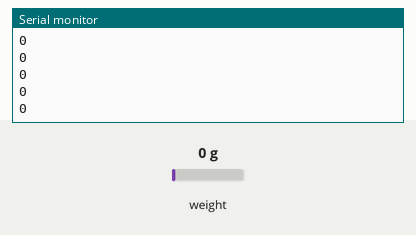
The sketch below on a simulated Arduino Uno, built with avr-gcc and run on an emulated ATmega328P. On the bench: the last lines printed to the serial monitor. The test bench sets the inputs (shaded band); at power-on: weight on the scale 0 g.

Above: at 1.2 s.
1.3 s: weight on the scale set to 100 g
At 1.31 s:
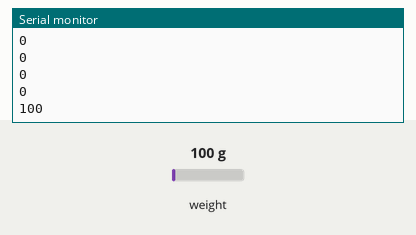
2.8 s: weight on the scale set to 1250 g
At 2.82 s:
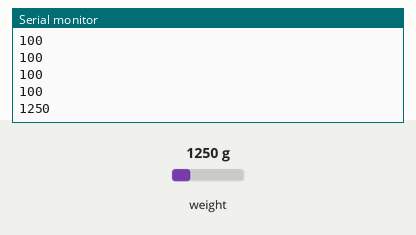
Timing chart, 0 to 5.8 s (numbered marks = the images above; inputs shaded):
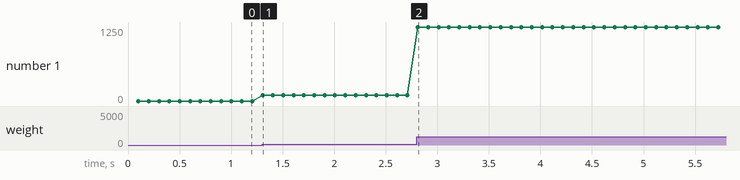

Measured:
- after the input at 1.3 s, the serial monitor: prints a new line at once (image 1)
- after the input at 2.8 s, the serial monitor: prints a new line at once (image 2)
- plotted number 1: 0 → 100 after the input at 1.3 s, 100 → 1250 after the input at 2.8 s

The sketch:

HX711LoadCellForceMeasurement.ino
```cpp
/*
 * https://circuits4you.com
 * 2016 November 25
 * Load Cell HX711 Module Interface with Arduino to measure weight in Kgs
 Arduino
 pin
 2 -> HX711 CLK
 3 -> DOUT
 5V -> VCC
 GND -> GND

 Most any pin on the Arduino Uno will be compatible with DOUT/CLK.
 The HX711 board can be powered from 2.7V to 5V so the Arduino 5V power should be fine.
*/

#include "HX711.h"  //You must have this library in your arduino library folder

#define DOUT  3
#define CLK  2

HX711 scale(DOUT, CLK);

//Change this calibration factor as per your load cell once it is found you many need to vary it in thousands
float calibration_factor = -1066560.00; //-106600 worked for my 40Kg max scale setup

//=============================================================================================
//                         SETUP
//=============================================================================================
void setup() {
  Serial.begin(9600);
  Serial.println("Press T to tare");
  scale.set_scale(-1066650.00);  //Calibration Factor obtained from first sketch
  //scale.tare();             //Reset the scale to 0  'guo
}

//=============================================================================================
//                         LOOP
//=============================================================================================
void loop() {
  //Serial.print("Weight: ");
  Serial.println(scale.get_units()*1000, 0);  //Up to 3 decimal points *** VALUE MULTIPLIED BY 1000!! made to grams -- for better visuals
  //Serial.println(" g"); //Change this to kg and re-adjust the calibration factor if you follow lbs

  if(Serial.available())
  {
    char temp = Serial.read();
    if(temp == 't' || temp == 'T')
      scale.tare();  //Reset the scale to zero
  }

}
//=============================================================================================
```
